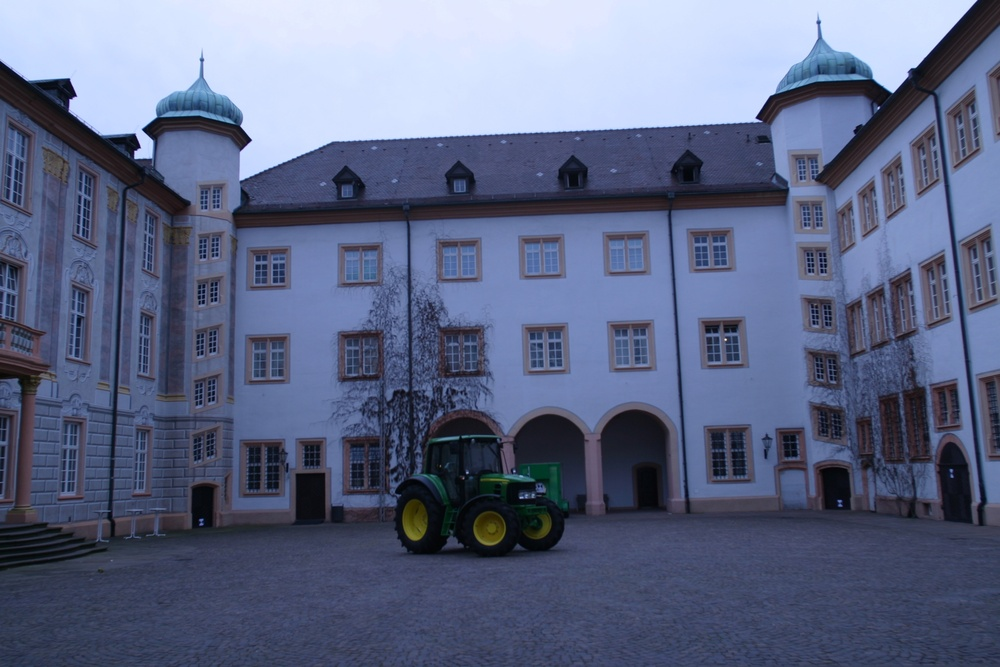
#> input picture structure-from-motion-master/data/castle-P30/images/0001.jpg, 1000 x 667 px, shrunk from 3072 x 2048 before the run, found by its file name; the run also reads 2 pictures not shown here
$ jupyter execute --allow-errors tutorial.ipynb   (shell and % lines are left out)
#> lines starting #> are read from the running program, lines starting #| are printed output that depends on the picture
### structure-from-motion-master/tutorial/utils.py
import cv2
import numpy as np
import matplotlib.pyplot as plt
from mpl_toolkits.mplot3d.art3d import Poly3DCollection

def pts2ply(pts,filename='out.ply'):
    f = open(filename,'w')
    f.write('ply\n')
    f.write('format ascii 1.0\n')
    f.write('element vertex {}\n'.format(pts.shape[0]))

    f.write('property float x\n')
    f.write('property float y\n')
    f.write('property float z\n')

    f.write('property uchar red\n')
    f.write('property uchar green\n')
    f.write('property uchar blue\n')

    f.write('end_header\n')

    for pt in pts:
        f.write('{} {} {} 255 255 255\n'.format(pt[0],pt[1],pt[2]))
    f.close()

# [76 lines left out: functions drawlines, GetEpipair, GetFundamentalMatrix, DrawMatchesCustom, not called in this run]

def PlotCamera(R,t,ax,scale=.5,depth=.5,faceColor='grey'):
    C = -t #camera center (in world coordinate system)

    #Generating camera coordinate axes
    axes = np.zeros((3,6))
    axes[0,1], axes[1,3],axes[2,5] = 1,1,1

    #Transforming to world coordinate system
    axes = R.T.dot(axes)+C[:,np.newaxis]

    #Plotting axes
    ax.plot3D(xs=axes[0,:2],ys=axes[1,:2],zs=axes[2,:2],c='r')
    ax.plot3D(xs=axes[0,2:4],ys=axes[1,2:4],zs=axes[2,2:4],c='g')
    ax.plot3D(xs=axes[0,4:],ys=axes[1,4:],zs=axes[2,4:],c='b')

    #generating 5 corners of camera polygon
    pt1 = np.array([[0,0,0]]).T #camera centre
    pt2 = np.array([[scale,-scale,depth]]).T #upper right
    pt3 = np.array([[scale,scale,depth]]).T #lower right
    pt4 = np.array([[-scale,-scale,depth]]).T #upper left
    pt5 = np.array([[-scale,scale,depth]]).T #lower left
    pts = np.concatenate((pt1,pt2,pt3,pt4,pt5),axis=-1)

    #Transforming to world-coordinate system
    pts = R.T.dot(pts)+C[:,np.newaxis]
    ax.scatter3D(xs=pts[0,:],ys=pts[1,:],zs=pts[2,:],c='k')

    #Generating a list of vertices to be connected in polygon
    verts = [[pts[:,0],pts[:,1],pts[:,2]], [pts[:,0],pts[:,2],pts[:,-1]],
            [pts[:,0],pts[:,-1],pts[:,-2]],[pts[:,0],pts[:,-2],pts[:,1]]]

    #Generating a polygon now..
    ax.add_collection3d(Poly3DCollection(verts, facecolors=faceColor,
                                         linewidths=1, edgecolors='k', alpha=.25))

def DrawCorrespondences(img, ptsTrue, ptsReproj, ax, drawOnly=50):
    # Display the image on the axes
    ax.imshow(img)

    # Randomly select 'drawOnly' number of points from the true and reprojected points
    randidx = np.random.choice(ptsTrue.shape[0],size=(drawOnly,),replace=False)
    ptsTrue_, ptsReproj_ = ptsTrue[randidx], ptsReproj[randidx]

    # Generate a random color for each of the selected points
    colors = colors=np.random.rand(drawOnly,3)

    # Plot the selected true points on the image with 'x' markers
    ax.scatter(ptsTrue_[:,0],ptsTrue_[:,1],marker='x',c=colors)
    # Plot the selected reprojected points on the image with '.' markers
    ax.scatter(ptsReproj_[:,0],ptsReproj_[:,1],marker='.',c=colors)

# [15 lines left out: function GetImageMatchesAKAZE, not called in this run]

def GetAlignedMatchesAKAZE(kp1, kp2, matches):
    # Sorting matches in case it's not already sorted
    matches = sorted(matches, key=lambda x: x.distance)

    # Retrieving corresponding indices of keypoints
    img1idx = np.array([m.queryIdx for m in matches])
    img2idx = np.array([m.trainIdx for m in matches])

    # Filtering out the keypoints that were NOT matched
    kp1_ = np.array(kp1)[img1idx]
    kp2_ = np.array(kp2)[img2idx]

    # Retrieving the image coordinates of matched keypoints
    img1pts = np.array([kp.pt for kp in kp1_])
    img2pts = np.array([kp.pt for kp in kp2_])

    return img1pts, img2pts, img1idx, img2idx

# [43 lines left out: functions Find2D3DMatches, GetTriangulatedPts, not called in this run]

### structure-from-motion-master/tutorial/SfM.py
import numpy as np
import cv2

# [109 lines left out: functions EstimateFundamentalMatrix, NormalizePts, EstimateFundamentalMatrixNormalized, EstimateFundamentalMatrixRANSAC, ComputeEpiline, SampsonError, not called in this run]

def ExtractCameraPoses(E):
    u,d,v = np.linalg.svd(E)
    W = np.array([[0,-1,0],[1,0,0],[0,0,1]])

    Rs, Cs = np.zeros((4,3,3)), np.zeros((4,3))

    t = u[:,-1]
    R1 = u.dot(W.dot(v))
    R2 = u.dot(W.T.dot(v))

    if np.linalg.det(R1) < 0:
        R1 = R1 * -1

    if np.linalg.det(R2) < 0:
        R2 = R2 * -1

    return R1,R2,t

def TransformCoordPts(X,R,t):
    return (R.dot(X.T)+t).T

# [41 lines left out: functions CountFrontOfBothCameras, DisambiguateCameraPose, Triangulate, not called in this run]

def Vec2Skew(vec):
    return np.array([[0,-vec[2],vec[1]],[vec[2],0,-vec[0]],[-vec[1],vec[0],0]])

# [105 lines left out: functions GetTriangulatedPts, ComputeReprojections, ComputeReprojectionError, LinearPnP, LinearPnPRansac, not called in this run]

### structure-from-motion-master/tutorial/tutorial.ipynb
# How to Structure from Motion

## Authors: Muneeb Aadil, Sibt Ul Hussain

[cell 1]
#loading needed libraries
import utils as ut
import SfM as sfmnp

import matplotlib.pyplot as plt

from mpl_toolkits.mplot3d import Axes3D

import cv2
import numpy as np

import sys

#auto-reloading external modules

# Set the default behavior
plt.rcParams['xtick.bottom'] = plt.rcParams['xtick.labelbottom'] = False
plt.rcParams['xtick.top'] = plt.rcParams['xtick.labeltop'] = False
plt.rcParams['ytick.left'] = plt.rcParams['ytick.labelleft'] = False
plt.rcParams['ytick.right'] = plt.rcParams['ytick.labelright'] = False

# Chapter 1. Prerequisites

## 1.1. Transformations

## 1.2. Camera Models

## 1.3 RANSAC

# Chapter 2. Epipolar Geometry

## Reading a pair of images, and comparing AKAZE matches

[cell 2]
#Reading two images for reference
img1 = cv2.imread("../tutorial/data/castle-P30/images/0001.jpg")
#> img1 is the input picture: shape (667, 1000, 3); mean B, G, R 132.3, 102.6, 93.3
img2 = cv2.imread("../tutorial/data/castle-P30/images/0002.jpg")
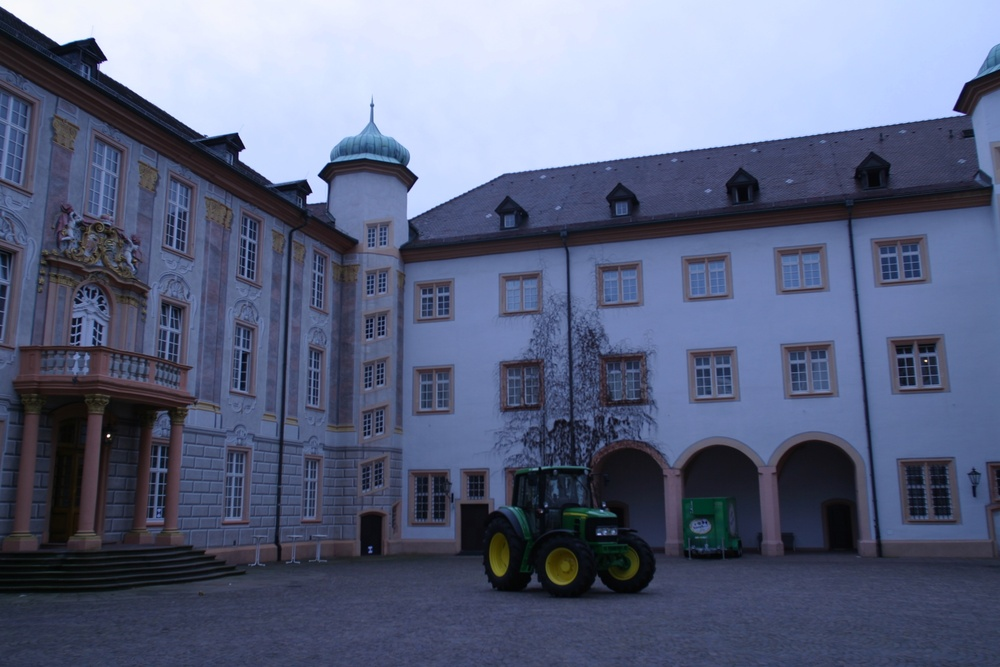
#> input picture structure-from-motion-master/data/castle-P30/images/0002.jpg, 1000 x 667 px, shrunk from 3072 x 2048 before the run, found by its file name
#> img2 is the input picture: shape (667, 1000, 3); mean B, G, R 128.9, 101.4, 93.3

#Converting from BGR to RGB format
img1 = img1[:,:,::-1]
img2 = img2[:,:,::-1]

#NOTE: you can adjust appropriate figure size according to the size of your screen
fig,ax=plt.subplots(ncols=2,figsize=(9,4))
ax[0].imshow(img1)
ax[1].imshow(img2)
plt.show()
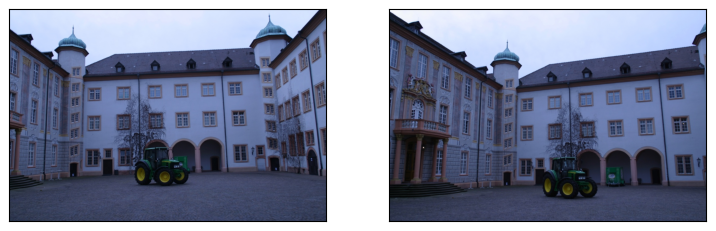
#> figure drawn by matplotlib, 2 panels

[cell 3]
akaze = cv2.AKAZE_create()

# Detecting keypoints and computing descriptors
kp1, desc1 = akaze.detectAndCompute(img1, None)
#> kp1 = 1268 keypoints; strongest (x, y, size): (146, 149, 16.1), (156, 130, 16.1), (130, 142, 11.4), (152, 129, 11.4)
kp2, desc2 = akaze.detectAndCompute(img2, None)
#> kp2 = 1023 keypoints; strongest (x, y, size): (232, 143, 16.1), (234, 142, 11.4), (302, 188, 11.4), (320, 192, 16.1)

# Creating BFMatcher object
matcher = cv2.BFMatcher(cv2.NORM_HAMMING, crossCheck=True)

# Matching descriptors
matches = matcher.match(desc1, desc2)
#> matches = 561 matches

#Aligning two keypoint vectors
img1pts,img2pts,img1idx,img2idx=ut.GetAlignedMatchesAKAZE(kp1,kp2,matches)
#> in GetAlignedMatchesAKAZE, `img1idx = np.array([m.queryIdx for m in matches])`: img1idx = 561 values, max 1261 at index 440, min 1 at index 432, mean 637.9
#> in GetAlignedMatchesAKAZE, `img2idx = np.array([m.trainIdx for m in matches])`: img2idx = 561 values, max 1022 at index 519, min 7 at index 432, mean 554.7
#> in GetAlignedMatchesAKAZE, `img1pts = np.array([kp.pt for kp in kp1_])`: img1pts = 561 pairs, first value 54.73 to 958, second value 59.49 to 549.8
#> in GetAlignedMatchesAKAZE, `img2pts = np.array([kp.pt for kp in kp2_])`: img2pts = 561 pairs, first value 66.36 to 961.3, second value 77.17 to 582.3

## 2.2. Fundamental Matrix Computation

### with RANSAC (Random Sample Consensus)

[cell 4]
F, mask = cv2.findFundamentalMat(img1pts,img2pts,method=cv2.FM_RANSAC,ransacReprojThreshold=0.1)
#> F = [[-6.5e-08, -1.83e-06, 0.000999], [6.07e-06, 6.88e-07, -0.0173], [-0.00286, 0.0157, 1]]; mask = 561 values, max 1 at index 0, min 0 at index 2, mean 0.221
mask=mask.astype(bool).flatten()
print(len(mask))
#| 561
print(F)
#| [[-6.50238742e-08 -1.83428675e-06  9.99337357e-04]
#|  [ 6.07116046e-06  6.88167827e-07 -1.72967394e-02]
#|  [-2.85941498e-03  1.57135492e-02  1.00000000e+00]]

## 2.2. Epipolar Lines Computation

[cell 5]
lines1=cv2.computeCorrespondEpilines(img1pts,2,F).reshape(-1,3)
#> lines1 = 561 rows, first 8: [-0.0557, 0.998, -289], [-0.0682, 0.998, -253.8], [-0.129, 0.992, -80.34], [-0.0941, 0.996, -180.2], [-0.0549, 0.998, -291.4], [-0.111, 0.994, -132], [-0.131, 0.991, -75.42], [-0.0425, 0.999, -326.3]
lines2=cv2.computeCorrespondEpilines(img2pts,1,F).reshape(-1,3)
#> lines2 = 561 rows, first 8: [0.0215, -1, 375.9], [0.0261, -1, 336.1], [0.0431, -0.999, 185.9], [0.0355, -0.999, 253], [0.0211, -1, 379.4], [0.0375, -0.999, 235.2], [0.0439, -0.999, 178.8], [0.0171, -1, 414.7]

## 2.4. Visualizations I: Epipolar Geometry
### 2.4.1. Epipolar Lines

[cell 6]
def drawlines(img1,lines,pts1,linesize=3,circlesize=10,drawOnly=10):
    ''' img1 - image on which we draw the epilines for the points in img2
        lines - corresponding epilines '''
#> called with lines = array of shape (561, 3), pts1 = array of shape (124, 2), linesize = 10, circlesize = 30, drawOnly = 10
    r,c = img1.shape[:-1]

    img1_ = np.copy(img1)


    for i,(r,pt1) in enumerate(zip(lines,pts1)):
        color = tuple(np.random.randint(0,255,3).tolist())
        x0,y0 = map(int, [0, -r[2]/r[1] ])
        x1,y1 = map(int, [c, -(r[2]+r[0]*c)/r[1] ])

        img1_ = cv2.line(img1_, (x0,y0), (x1,y1), color,linesize)
        img1_ = cv2.circle(img1_,tuple(pt1.astype(int)),circlesize,color,-1)

        if i>drawOnly:
            break
#> this loop made 12 passes
#> (r, pt1, color, y0, y1) on passes 1 to 6: ([-0.0557, 0.998, -289], [377.3, 334.9], (172, 47, 117), 289, 345), ([-0.0682, 0.998, -253.8], [430.2, 305.3], (192, 67, 251), 254, 322), ([-0.129, 0.992, -80.34], [474.4, 242.3], (195, 103, 9), 81, 211), ([-0.0941, 0.996, -180.2], [343.6, 336], (211, 21, 242), 180, 275), ([-0.0549, 0.998, -291.4], [204.2, 188.4], (36, 87, 70), 291, 346), ([-0.111, 0.994, -132], [343, 335.4], (216, 88, 140), 132, 244)
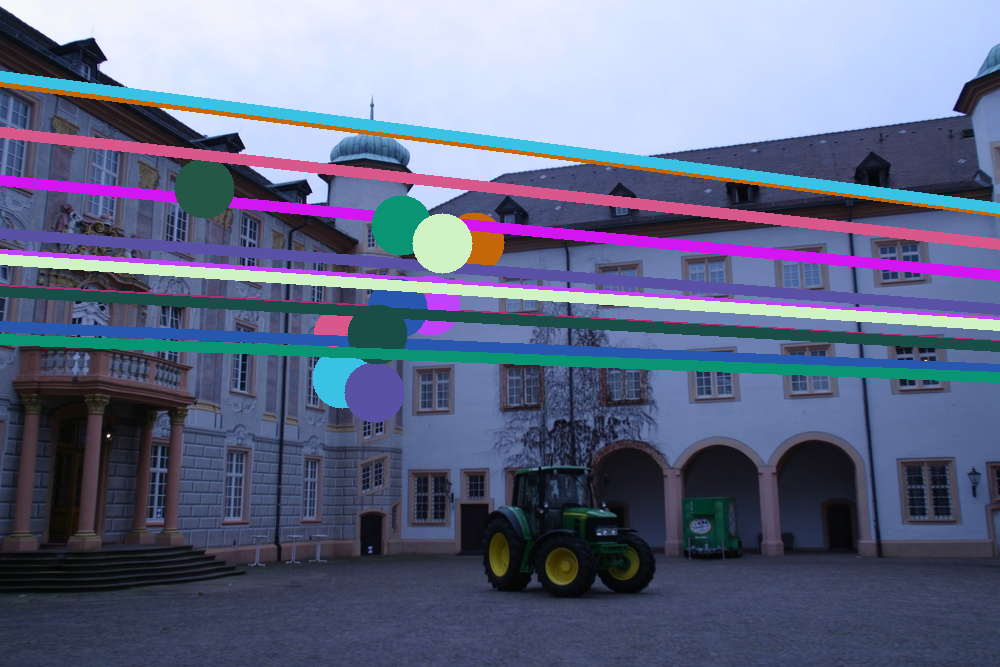
#> img1_: shape (667, 1000, 3); mean R, G, B 97.4, 105.1, 133.9

    return img1_

img_epiline1 = drawlines(img2,lines1,img1pts[mask] ,linesize=10,circlesize=30)
img_epiline2 = drawlines(img2,lines2,img2pts[mask] ,linesize=10,circlesize=30)
#> call 2 of drawlines, with lines = array of shape (561, 3), pts1 = array of shape (124, 2), linesize = 10, circlesize = 30, drawOnly = 10
#> the loop in drawlines (call 2), `for i,(r,pt1) in enumerate(zip(lines,pts1)):` made 12 passes
#> (r, pt1, color, y0, y1) on passes 1 to 6: ([0.0215, -1, 375.9], [537.9, 364], (254, 79, 175), 376, 397), ([0.0261, -1, 336.1], [590.6, 332.3], (192, 82, 99), 336, 362), ([0.0431, -0.999, 185.9], [635.2, 265.5], (216, 177, 243), 186, 229), ([0.0355, -0.999, 253], [505.2, 365.8], (29, 147, 147), 253, 288), ([0.0211, -1, 379.4], [371, 226.9], (142, 167, 32), 379, 400), ([0.0375, -0.999, 235.2], [504.6, 365.2], (193, 9, 185), 235, 272)
#> pass 1, in drawlines (call 2), `img1_ = cv2.circle(img1_,tuple(pt1.astype(int)),circlesize,color,-1)`:
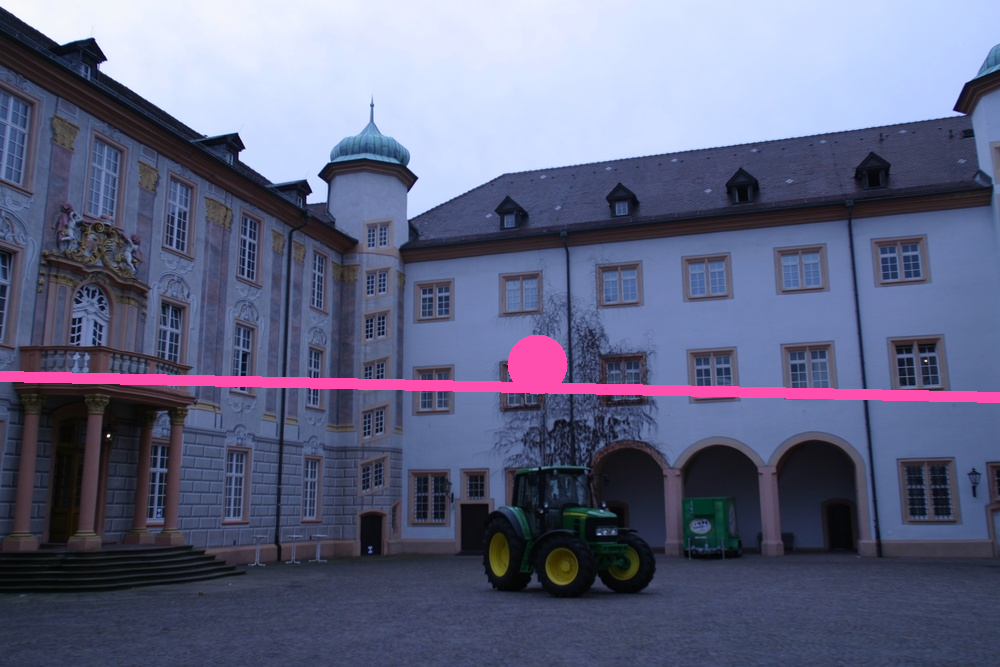
#> img1_: shape (667, 1000, 3); mean R, G, B 96.8, 101.3, 130
#> after the loop in drawlines (call 2), `for i,(r,pt1) in enumerate(zip(lines,pts1)):`:
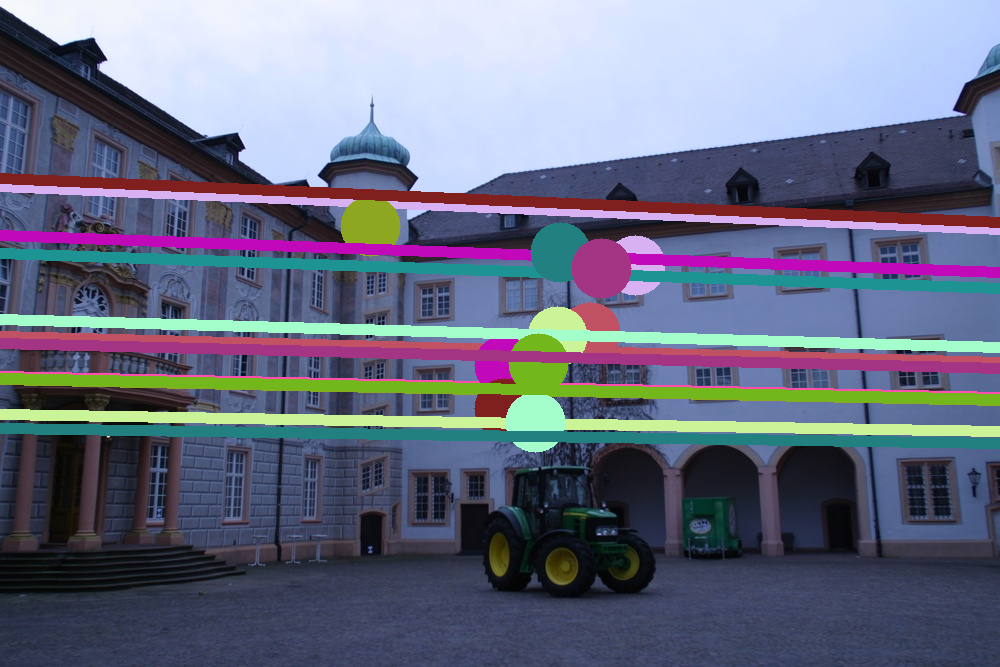
#> img1_: shape (667, 1000, 3); mean R, G, B 104.4, 109.4, 130.5
concatenated_images = cv2.hconcat([img_epiline1, img_epiline2])
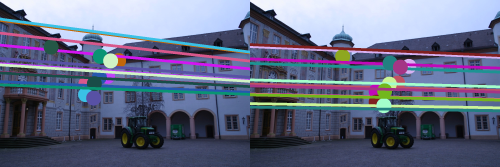
#> concatenated_images: shape (667, 2000, 3) (shown at 1/4 size); mean R, G, B 100.9, 107.3, 132.2

# Convert the image from BGR to RGB format
concatenated_images = cv2.cvtColor(concatenated_images, cv2.COLOR_BGR2RGB)


plt.figure(figsize=(9,4))
plt.imshow(concatenated_images)
plt.show()

## 2.5. Pose Estimation

[cell 7]
#intrinsic parameter of camera
K = np.array([[2759.48,0,1520.69],[0,2764.16,1006.81],[0,0,1]])

E = K.T.dot(F.dot(K))
#> E = [[-0.495, -13.99, -2.61], [46.31, 5.26, -20.38], [8.7, 37.64, 3.61]]

R1,R2,t = sfmnp.ExtractCameraPoses(E)
#> in ExtractCameraPoses, `u,d,v = np.linalg.svd(E)`: u = [[-0.0981, -0.346, 0.933], [0.91, -0.411, -0.0567], [0.404, 0.843, 0.355]]; d = [53.16, 38.34, 2.27e-14]; v = [[0.859, 0.402, -0.316], [-0.301, 0.898, 0.322], [0.413, -0.181, 0.892]]
#> in ExtractCameraPoses, `t = u[:,-1]`: t = [0.933, -0.0567, 0.355]
#> in ExtractCameraPoses, `R1 = u.dot(W.dot(v))`: R1 = [[0.059, -0.22, 0.974], [-0.103, -0.972, -0.213], [0.993, -0.0879, -0.08]]
#> in ExtractCameraPoses, `R2 = u.dot(W.T.dot(v))`: R2 = [[0.712, -0.118, 0.692], [0.0563, 0.992, 0.112], [-0.7, -0.0407, 0.713]]
#> t = [0.933, -0.0567, 0.355]
t = t[:,np.newaxis]

## 2.6. Visualizations II: Camera Poses

[cell 8]
for R_ in [R1,R2]:
    for t_ in [t,-t]:

        fig = plt.figure(figsize=(9,6))
        ax = fig.add_subplot(111, projection='3d')
        ax.set_xlabel('X')
        ax.set_ylabel('Y')
        ax.set_zlabel('Z')

        ut.PlotCamera(np.eye(3,3),np.zeros((3,)),ax)
        ut.PlotCamera(R_,t_[:,0],ax)
#> this loop made 2 passes
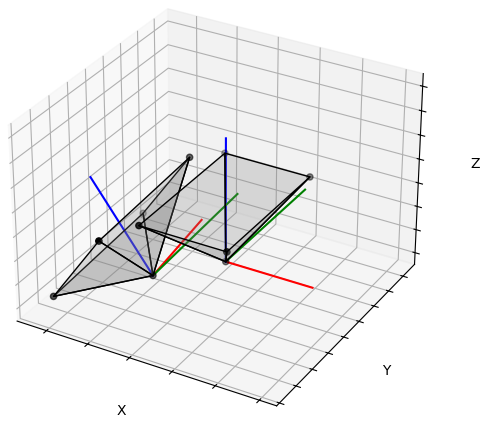
#> figure drawn by matplotlib, 1 panel
#> (the rest of the program and of its run is left out)
